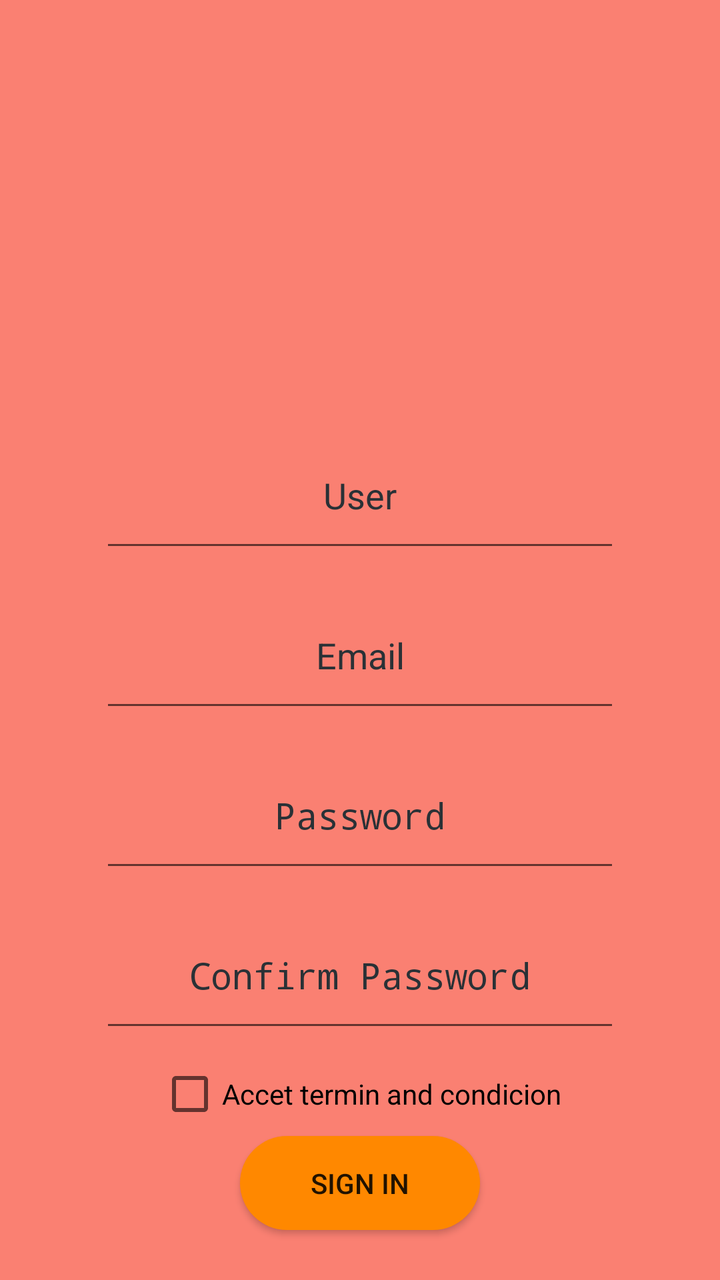
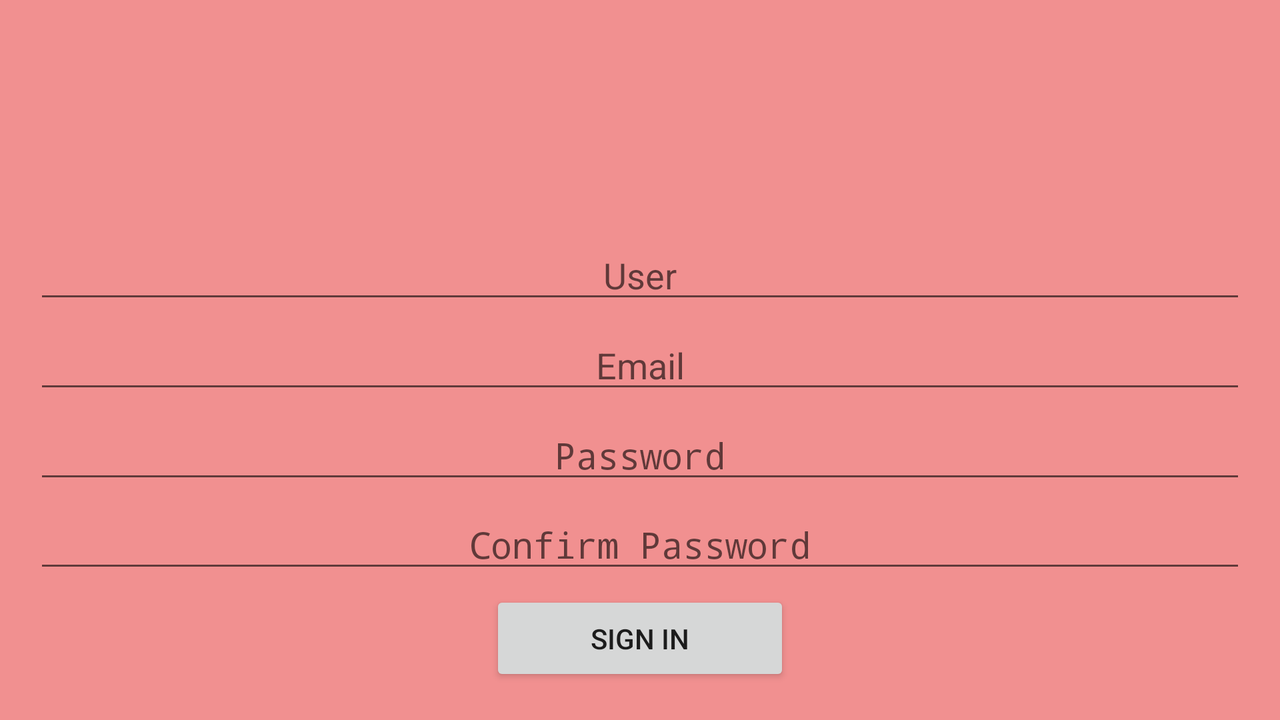

Two renders of one Android screen. The first uses the default layout on a phone; the second uses the alternative layout the repository ships for a different screen configuration, on a matching device. The two XML files are below.
<!-- AndroidManifest.xml: application theme Theme.Restaurant_App.NoActionBar -->
<!-- res/layout/activity_register.xml -->
<?xml version="1.0" encoding="utf-8"?>
<LinearLayout
    xmlns:android="http://schemas.android.com/apk/res/android"
    xmlns:app="http://schemas.android.com/apk/res-auto"
    xmlns:tools="http://schemas.android.com/tools"
    android:layout_width="match_parent"
    android:layout_height="match_parent"
    android:background="?attr/colorSecondaryVariant"
    android:gravity="center"
    android:orientation="vertical"
    tools:context=".RegisterActivity">

    <LinearLayout
        android:layout_width="match_parent"
        android:layout_height="0dp"
        android:layout_margin="5dp"
        android:layout_weight="30"
        android:gravity="center">

        <ImageView
            android:layout_width="match_parent"
            android:layout_height="match_parent"
            android:layout_margin="30dp"
            android:src="@drawable/acceso"
            tools:ignore="ContentDescription" />
    </LinearLayout>

    <LinearLayout
        android:layout_width="match_parent"
        android:layout_height="0dp"
        android:layout_margin="5dp"
        android:layout_weight="70"
        android:baselineAligned="false"
        android:orientation="vertical">

        <LinearLayout
            android:layout_width="match_parent"
            android:layout_height="match_parent"
            android:layout_margin="5dp"
            android:gravity="center"
            android:orientation="vertical"
            tools:ignore="UselessParent">

            <EditText
                android:id="@+id/edt_register_user"
                android:layout_width="match_parent"
                android:layout_height="0dp"
                android:layout_marginHorizontal="40dp"
                android:layout_marginVertical="5dp"
                android:layout_weight="15"
                android:hint="@string/language_user"
                android:gravity="center"
                android:minHeight="48dp"
                android:textColor="?attr/colorOnSecondary"
                android:textColorHint="?attr/colorOnSecondary"
                android:autofillHints="username"
                android:inputType="text" />

            <EditText
                android:id="@+id/edt_register_email"
                android:layout_width="match_parent"
                android:layout_height="0dp"
                android:layout_marginHorizontal="40dp"
                android:layout_marginVertical="5dp"
                android:layout_weight="15"
                android:gravity="center"
                android:hint="@string/language_email"
                android:minHeight="48dp"
                android:textColor="?attr/colorOnSecondary"
                android:textColorHint="?attr/colorOnSecondary"
                android:autofillHints="emailAddress"
                android:inputType="textEmailAddress" />

            <EditText
                android:id="@+id/edt_register_password"
                android:layout_width="match_parent"
                android:layout_height="0dp"
                android:layout_marginHorizontal="40dp"
                android:layout_marginVertical="5dp"
                android:layout_weight="15"
                android:autofillHints="password"
                android:gravity="center"
                android:hint="@string/language_password"
                android:inputType="textPassword"
                android:minHeight="48dp"
                android:textColor="?attr/colorOnSecondary"
                android:textColorHint="?attr/colorOnSecondary" />

            <EditText
                android:id="@+id/edt_register_password_confirm"
                android:layout_width="match_parent"
                android:layout_height="0dp"
                android:layout_marginHorizontal="40dp"
                android:layout_marginVertical="5dp"
                android:layout_weight="15"
                android:gravity="center"
                android:hint="@string/language_confirm_password"
                android:minHeight="48dp"
                android:textColor="?attr/colorOnSecondary"
                android:textColorHint="?attr/colorOnSecondary"
                android:autofillHints="password"
                android:inputType="textPassword" />

            <CheckBox
                android:id="@+id/checkBoxRegister"
                android:layout_width="wrap_content"
                android:layout_height="wrap_content"
                android:layout_margin="5dp"
                android:layout_weight="0"
                android:text="Accet termin and condicion" />

            <Button
                android:id="@+id/btnRegister"
                android:layout_width="match_parent"
                android:layout_height="0dp"
                android:layout_marginHorizontal="110dp"
                android:layout_marginBottom="15dp"
                android:elevation="10dp"
                android:layout_weight="10"
                android:background="@drawable/button_rounded"
                android:onClick="registroAlogin"
                android:textAppearance="@style/TextAppearance.AppCompat.Button"
                android:text="@string/language_sign_in" />


        </LinearLayout>

    </LinearLayout>


</LinearLayout>
<!-- resources referenced by this layout -->
<resources>
  <!-- drawable button_rounded (drawable) -->
  <?xml version="1.0" encoding="utf-8"?>
  <shape
      xmlns:android="http://schemas.android.com/apk/res/android">
      <corners android:radius="100dp"/>
      <solid android:color="?attr/colorPrimary"/>
  
  </shape>
  <string name="language_confirm_password">Confirm Password</string>
  <string name="language_email">Email</string>
  <string name="language_password">Password</string>
  <string name="language_sign_in">Sign in</string>
  <string name="language_user">User</string>
  <style name="Theme.Restaurant_App.NoActionBar">
          <item name="windowActionBar">false</item>
          <item name="windowNoTitle">true</item>
      </style>
</resources>
<!-- res/layout-land/activity_register.xml (the repository's variant of the layout above) -->
<!-- drawn on the phone turned sideways -->
<?xml version="1.0" encoding="utf-8"?>
<LinearLayout
    xmlns:android="http://schemas.android.com/apk/res/android"
    xmlns:app="http://schemas.android.com/apk/res-auto"
    xmlns:tools="http://schemas.android.com/tools"
    android:layout_width="match_parent"
    android:layout_height="match_parent"
    android:background="#F19090"
    android:gravity="center"
    android:orientation="vertical"
    tools:context=".RegisterActivity">

    <LinearLayout
        android:layout_width="match_parent"
        android:layout_height="0dp"
        android:layout_marginTop="5dp"
        android:layout_marginBottom="5dp"
        android:layout_weight="60"
        android:gravity="center">

        <ImageView
            android:layout_width="300dp"
            android:layout_height="wrap_content"
            android:src="@drawable/acceso"
            android:layout_margin="5dp"
            tools:ignore="ContentDescription" />
    </LinearLayout>

    <LinearLayout
        android:layout_width="match_parent"
        android:layout_height="192dp"
        android:layout_margin="5dp"
        android:layout_weight="40"
        android:baselineAligned="false"
        android:orientation="horizontal">

        <LinearLayout
            android:layout_width="0dp"
            android:layout_height="match_parent"
            android:layout_margin="10dp"
            android:layout_weight="1"
            android:gravity="center"
            android:orientation="vertical">

            <EditText
                android:id="@+id/userTxt"
                android:layout_width="match_parent"
                android:layout_height="wrap_content"
                android:layout_margin="2dp"
                android:gravity="center"
                android:layout_weight="1"
                android:hint="@string/language_user"
                android:minHeight="48dp"
                android:textColor="@color/black"
                android:autofillHints="username"
                android:inputType="text" />

            <EditText
                android:id="@+id/correoTxt"
                android:layout_width="match_parent"
                android:layout_height="wrap_content"
                android:layout_margin="2dp"
                android:gravity="center"
                android:layout_weight="1"
                android:hint="@string/language_email"
                android:minHeight="48dp"
                android:textColor="@color/black"
                android:autofillHints="emailAddress"
                android:inputType="textEmailAddress"  />

            <EditText
                android:id="@+id/edit_txt_password"
                android:layout_width="match_parent"
                android:layout_height="wrap_content"
                android:layout_margin="2dp"
                android:gravity="center"
                android:layout_weight="1"
                android:hint="@string/language_password"
                android:minHeight="48dp"
                android:textColor="@color/black"
                android:autofillHints="password"
                android:inputType="textPassword" />

            <EditText
                android:id="@+id/edit_txt_password_confir"
                android:layout_width="match_parent"
                android:layout_height="wrap_content"
                android:layout_margin="2dp"
                android:gravity="center"
                android:layout_weight="1"
                android:hint="@string/language_confirm_password"
                android:minHeight="48dp"
                android:textColor="@color/black"
                android:autofillHints="password"
                android:inputType="textPassword"/>

            <Button
                android:id="@+id/btnRegister"
                android:layout_width="150dp"
                android:layout_height="55dp"
                android:layout_weight="1"
                android:layout_margin="2dp"
                android:onClick="registroAlogin"
                android:text="@string/language_sign_in" />


        </LinearLayout>

    </LinearLayout>


</LinearLayout>
<!-- resources referenced by the variant -->
<!-- as the phone turned sideways resolves them -->
<resources>
  <color name="black">#000000</color>
  <string name="language_confirm_password">Confirm Password</string>
  <string name="language_email">Email</string>
  <string name="language_password">Password</string>
  <string name="language_sign_in">Sign in</string>
  <string name="language_user">User</string>
  <style name="Theme.Restaurant_App.NoActionBar">
          <item name="windowActionBar">false</item>
          <item name="windowNoTitle">true</item>
      </style>
</resources>
